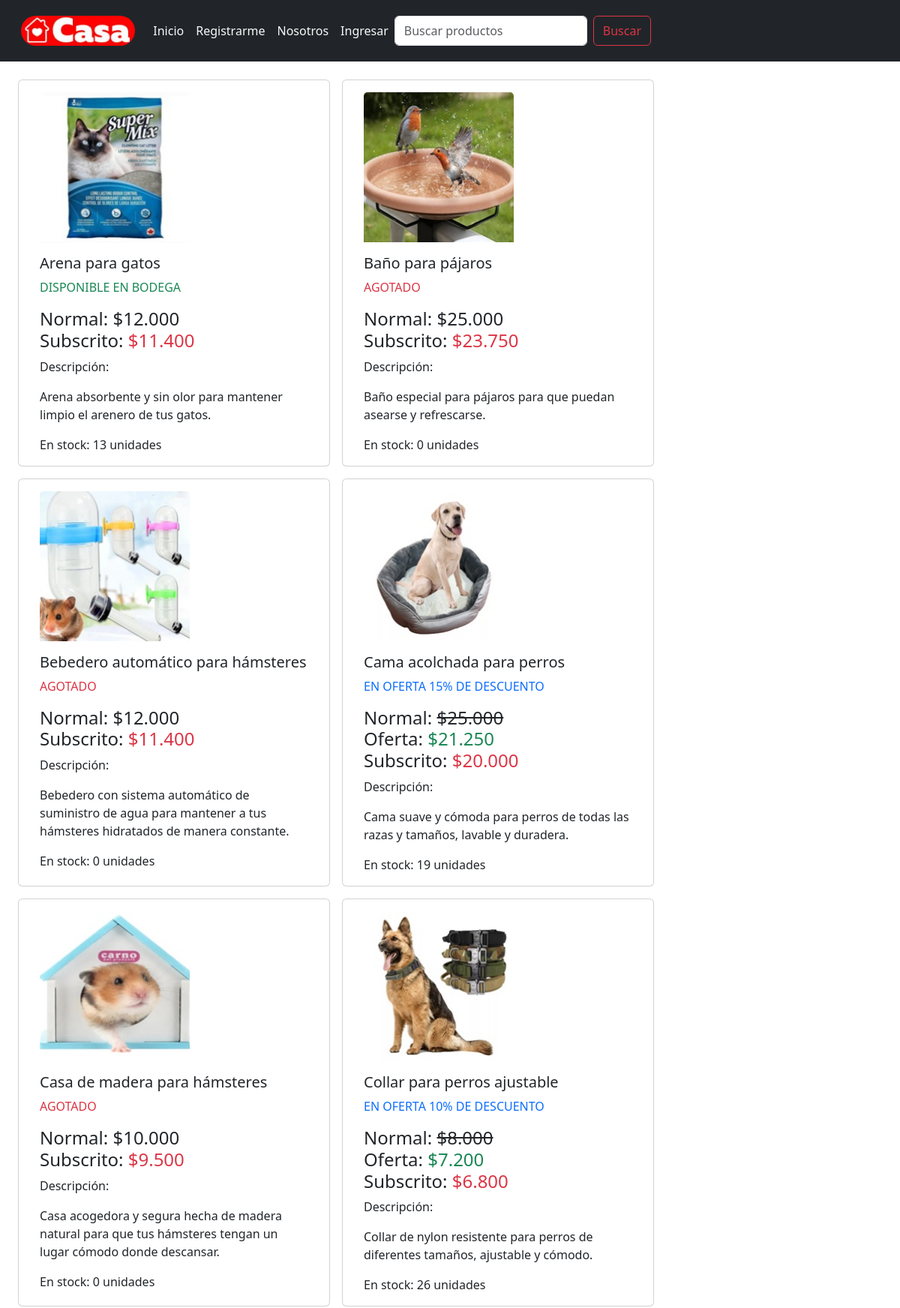
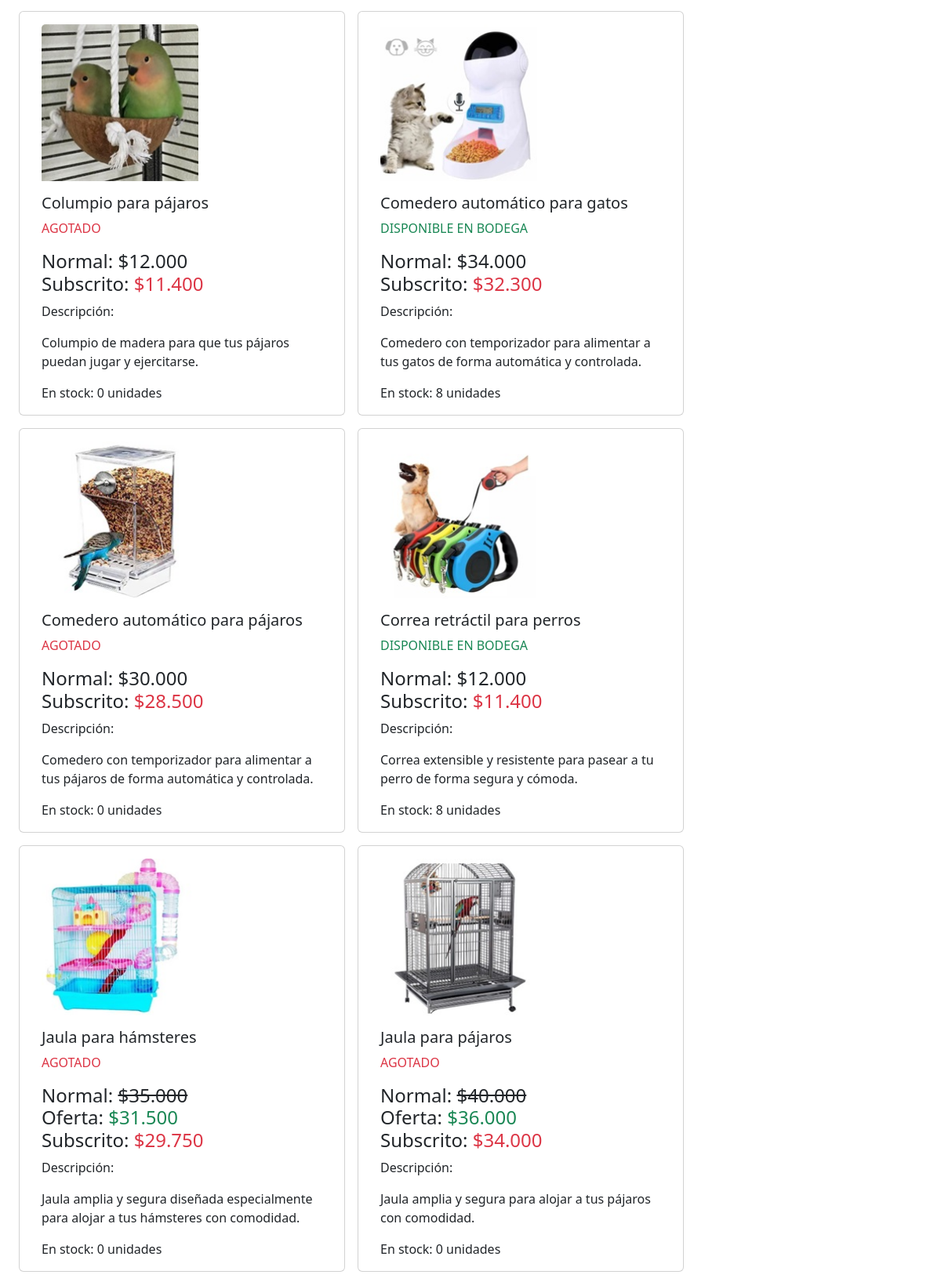
The page / (upper part) on the database its author committed (2 pictures, top to bottom).
### core/models.py (models this page shows, shortened)
class Producto(models.Model):
    categoria = models.ForeignKey(Categoria, on_delete=models.DO_NOTHING, verbose_name='Categoría')
    nombre = models.CharField(max_length=100, blank=False, null=False, verbose_name='Nombre producto')
    descripcion = models.CharField(max_length=400, blank=False, null=False, verbose_name='Descripción')
    precio = models.IntegerField(blank=False, null=False, verbose_name='Precio')
    descuento_subscriptor = models.IntegerField(
        validators=[MinValueValidator(0), MaxValueValidator(100)],
        blank=False,
        null=False,
        verbose_name='% Descuento subscriptor'
    )
    descuento_oferta = models.IntegerField(
        validators=[MinValueValidator(0), MaxValueValidator(100)],
        blank=False,
        null=False,
        verbose_name='% Descuento oferta'
    )
    imagen = models.ImageField(upload_to='productos/', blank=False, null=False, verbose_name='Imagen')
    class Meta:
        db_table = 'Producto'
        verbose_name = "Producto"
        verbose_name_plural = "Productos"
        ordering = ['categoria', 'nombre']

### core/views.py (the view)
# urls.py: path('', index, name='index'),
def index(request):
    if request.method == 'POST':
        buscar = request.POST.get('buscar')
        registros = Producto.objects.filter(nombre__icontains=buscar).order_by('nombre')
    else:
        registros = Producto.objects.all().order_by('nombre')
    productos = []
    for registro in registros:
        productos.append(obtener_info_producto(registro.id))
    datos = { 'productos': productos }
    return render(request, 'core/index.html', datos)

### core/context_processors.py (called while the page is built, shortened)
def registrar_carrito(request):
    mostrar_carrito = False
    cantidad_productos = 0
    if request.user.is_authenticated:
        if request.user.perfil.tipo_usuario == 'Cliente':
            cantidad_productos = Carrito.objects.filter(cliente=request.user.perfil).count()
            mostrar_carrito = cantidad_productos > 0
    return {
        'mostrar_carrito': mostrar_carrito,
        'cantidad_productos': cantidad_productos,
    }

def carrito_variables(request):
    return {}

### core/templatetags/custom_filters.py (called while the page is built)
@register.filter
def formatear_numero(value):
    value = round(value)
    value = f'{value:,}'
    value = value.replace(',', '.')
    return value

@register.filter
def formatear_dinero(value):
    value = round(value)
    value = f'${value:,}'
    value = value.replace(',', '.')
    return value

### core/views.py (called while the page is built)
def calcular_precios_producto(producto):
    precio_normal = producto.precio
    precio_oferta = producto.precio * (100 - producto.descuento_oferta) / 100
    precio_subscr = producto.precio * (100 - (producto.descuento_oferta + producto.descuento_subscriptor)) / 100
    hay_desc_oferta = producto.descuento_oferta > 0
    hay_desc_subscr = producto.descuento_subscriptor > 0
    return precio_normal, precio_oferta, precio_subscr, hay_desc_oferta, hay_desc_subscr

def obtener_html_precios_producto(producto):
    precio_normal, precio_oferta, precio_subscr, hay_desc_oferta, hay_desc_subscr = calcular_precios_producto(producto)
    normal = f'Normal: {formatear_dinero(precio_normal)}'
    tachar = f'Normal: <span class="text-decoration-line-through"> {formatear_dinero(precio_normal)} </span>'
    oferta = f'Oferta: <span class="text-success"> {formatear_dinero(precio_oferta)} </span>'
    subscr = f'Subscrito: <span class="text-danger"> {formatear_dinero(precio_subscr)} </span>'
    if hay_desc_oferta > 0:
        texto_precio = f'{tachar}<br>{oferta}'
    else:
        texto_precio = normal
    if hay_desc_subscr > 0:
        texto_precio += f'<br>{subscr}'
    return texto_precio

### core/templates/core/index.html (shortened to what this page needs)
{% extends 'core/base.html' %}
{% load static %}
{% load custom_filters %}
{% block content %}
  {% if productos %}
    <div class="container-fluid">
      <div class="row">
        {% for producto in productos %}
          <div class="card col-sm-12 col-md-6 col-lg-3 m-2" style="width: 26rem;">
            {% if not user.is_authenticated or user.is_staff or user.is_superuser%}
            <a class="nav-link" href="{% url 'ingresar' %}">
            {% endif %}
              <div class="card-body">
                <img src="/media/{{ producto.imagen }}" class="card-img-top" alt="{{ producto.nombre }}" style="width: 200px; height: 200px; object-fit: cover;">
                <h5 class="card-title mt-3">
                  {{ producto.nombre }}
                </h5>
                <p class="card-text text-success">
                  {{ producto.html_estado|safe }}
                </p>
                <h4 class="card-title">{{ producto.html_precio|safe }}</h4>
                <p class="card-text">Descripción: </p>
                <p class="card-text">{{ producto.descripcion }}</p>
                <p class="card-text">{{ producto.html_stock }}</p>
              </div>
            </a>
          </div>
        {% endfor %}
      </div>
    </div>
  {% else %}
    <h2>No se encontraron productos</h2>
  {% endif %}
{% endblock content %}

### rows shown on the page
Producto: imagen (picture), nombre "Arena para gatos", descripcion "Arena absorbente y sin olor para mantener limpio el arenero de tus gatos."
Producto: imagen (picture), nombre "Baño para pájaros", descripcion "Baño especial para pájaros para que puedan asearse y refrescarse."
Producto: imagen (picture), nombre "Bebedero automático para hámsteres", descripcion "Bebedero con sistema automático de suministro de agua para mantener a tus hámsteres hidratados de manera constante."
Producto: imagen (picture), nombre "Cama acolchada para perros", descripcion "Cama suave y cómoda para perros de todas las razas y tamaños, lavable y duradera."
Producto: imagen (picture), nombre "Casa de madera para hámsteres", descripcion "Casa acogedora y segura hecha de madera natural para que tus hámsteres tengan un lugar cómodo donde descansar."
Producto: imagen (picture), nombre "Collar para perros ajustable", descripcion "Collar de nylon resistente para perros de diferentes tamaños, ajustable y cómodo."
Producto: imagen (picture), nombre "Columpio para pájaros", descripcion "Columpio de madera para que tus pájaros puedan jugar y ejercitarse."
Producto: imagen (picture), nombre "Comedero automático para gatos", descripcion "Comedero con temporizador para alimentar a tus gatos de forma automática y controlada."
Producto: imagen (picture), nombre "Comedero automático para pájaros", descripcion "Comedero con temporizador para alimentar a tus pájaros de forma automática y controlada."
Producto: imagen (picture), nombre "Correa retráctil para perros", descripcion "Correa extensible y resistente para pasear a tu perro de forma segura y cómoda."
Producto: imagen (picture), nombre "Jaula para hámsteres", descripcion "Jaula amplia y segura diseñada especialmente para alojar a tus hámsteres con comodidad."
Producto: imagen (picture), nombre "Jaula para pájaros", descripcion "Jaula amplia y segura para alojar a tus pájaros con comodidad."

### other values the page prints
{{ producto.html_estado|safe }} "DISPONIBLE EN BODEGA" "AGOTADO" "AGOTADO" "EN OFERTA 15% DE DESCUENTO" "AGOTADO" "EN OFERTA 10% DE DESCUENTO" "AGOTADO" "DISPONIBLE EN BODEGA" "AGOTADO" "DISPONIBLE EN BODEGA" "AGOTADO" "AGOTADO"
{{ producto.html_precio|safe }} "Normal: $12.000 Subscrito: $11.400" "Normal: $25.000 Subscrito: $23.750" "Normal: $12.000 Subscrito: $11.400" "Normal: $25.000 Oferta: $21.250 Subscrito: $20.000" "Normal: $10.000 Subscrito: $9.500" "Normal: $8.000 Oferta: $7.200 Subscrito: $6.800" "Normal: $12.000 Subscrito: $11.400" "Normal: $34.000 Subscrito: $32.300" "Normal: $30.000 Subscrito: $28.500" "Normal: $12.000 Subscrito: $11.400" "Normal: $35.000 Oferta: $31.500 Subscrito: $29.750" "Normal: $40.000 Oferta: $36.000 Subscrito: $34.000"
{{ producto.html_stock }} "En stock: 13 unidades" "En stock: 0 unidades" "En stock: 0 unidades" "En stock: 19 unidades" "En stock: 0 unidades" "En stock: 26 unidades" "En stock: 0 unidades" "En stock: 8 unidades" "En stock: 0 unidades" "En stock: 8 unidades" "En stock: 0 unidades" "En stock: 0 unidades"
